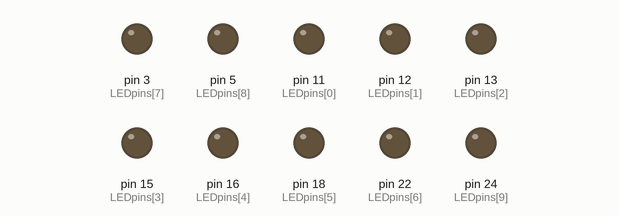
This program was run on a simulated Raspberry Pi (header pin numbers). On the bench: output pins drawn as LEDs (lit = HIGH).

Above: at 0.1 s.
At 4.1 s:
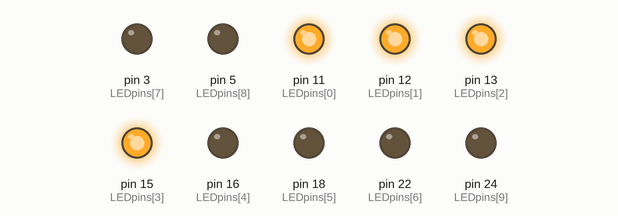
At 8.1 s:
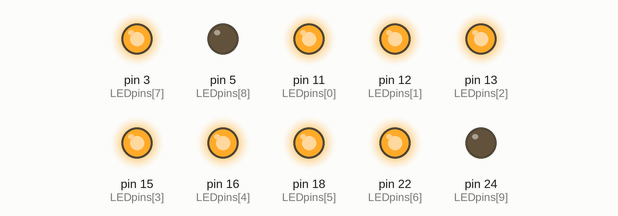
At 13.1 s:
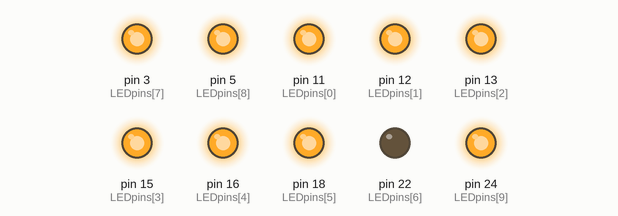
At 19.1 s:
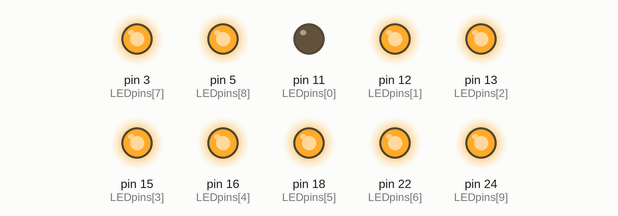
At 29.1 s:
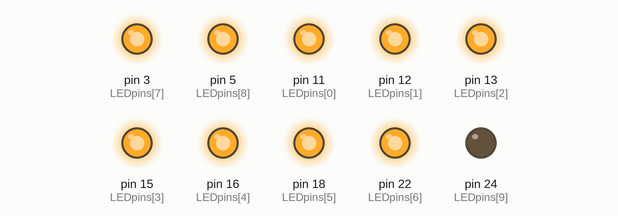
Timing chart, 0 to 40.0 s (numbered marks = the images above):
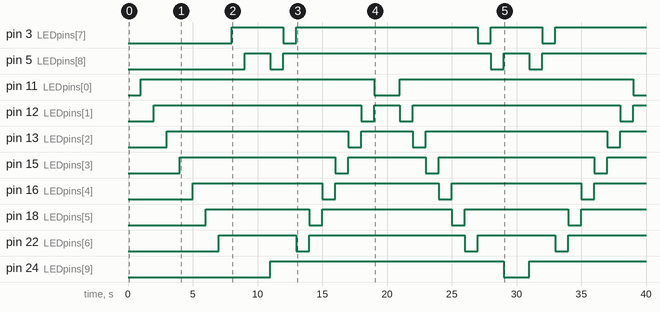

Measured:
- by itself, pin 3 (LEDpins[7]): goes HIGH 4.0 s, LOW 1.0 s, HIGH 14.0 s, LOW 1.0 s, HIGH 4.0 s, LOW 1.0 s, then HIGH
- by itself, pin 5 (LEDpins[8]): goes HIGH 2.0 s, LOW 1.0 s, HIGH 16.0 s, LOW 1.0 s, HIGH 2.0 s, LOW 1.0 s, then HIGH
- by itself, pin 11 (LEDpins[0]): alternates HIGH for 18.0 s and LOW for 2.0 s
- by itself, pin 12 (LEDpins[1]): goes HIGH 16.0 s, LOW 1.0 s, HIGH 2.0 s, LOW 1.0 s, HIGH 16.0 s, LOW 1.0 s, then HIGH
- by itself, pin 13 (LEDpins[2]): goes HIGH 14.0 s, LOW 1.0 s, HIGH 4.0 s, LOW 1.0 s, HIGH 14.0 s, LOW 1.0 s, then HIGH
- by itself, pin 15 (LEDpins[3]): goes HIGH 12.0 s, LOW 1.0 s, HIGH 6.0 s, LOW 1.0 s, HIGH 12.0 s, LOW 1.0 s, then HIGH
- by itself, pin 16 (LEDpins[4]): goes HIGH 10.0 s, LOW 1.0 s, HIGH 8.0 s, LOW 1.0 s, HIGH 10.0 s, LOW 1.0 s, then HIGH
- by itself, pin 18 (LEDpins[5]): goes HIGH 8.0 s, LOW 1.0 s, HIGH 10.0 s, LOW 1.0 s, HIGH 8.0 s, LOW 1.0 s, then HIGH

The program:

Task_3.py
```python
import os
import sys
import time
import RPi.GPIO as GPIO


LEDpins = [11, 12, 13, 15, 16, 18, 22, 3, 5, 24]

GPIO.setmode(GPIO.BOARD)
GPIO.setwarnings(False)
GPIO.setup(LEDpins, GPIO.OUT)

while True:
    for pins in LEDpins: # Makes each LED blink once
        GPIO.output(pins, GPIO.LOW)
        time.sleep(1)
        GPIO.output(pins, GPIO.HIGH)

    for pins in LEDpins[::-1]: # Makes each LED blink once but in reverse order
        GPIO.output(pins, GPIO.LOW)
        time.sleep(1)
        GPIO.output(pins, GPIO.HIGH)
```
